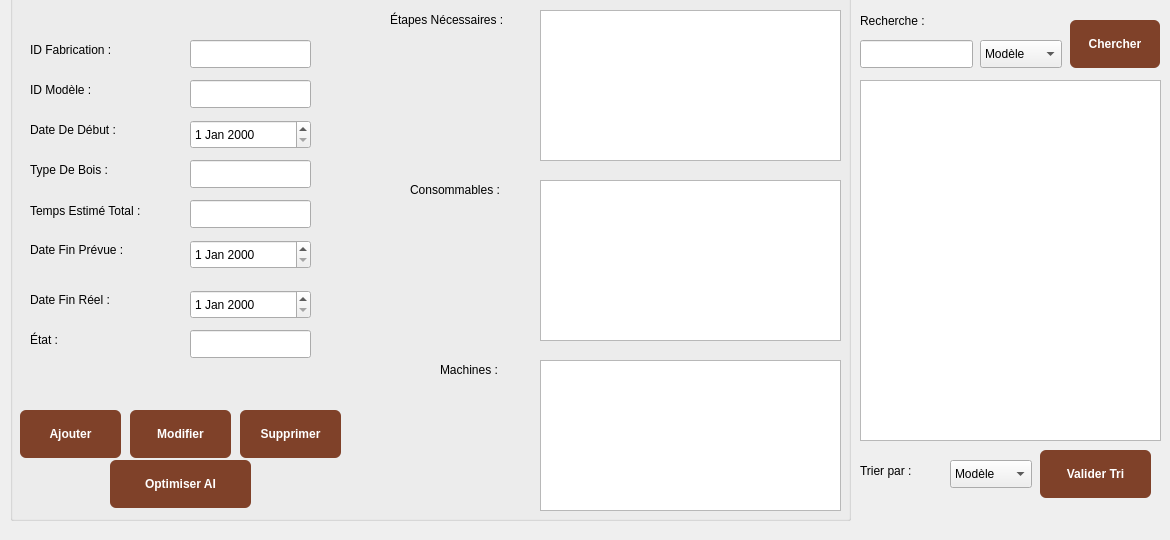
      <widget class="QWidget" name="tab_gestion_2">
       <attribute name="title">
        <string>Gestion De La Fabrication</string>
       </attribute>
       <widget class="QGroupBox" name="groupBox_2">
        <property name="geometry">
         <rect>
          <x>10</x>
          <y>-10</y>
          <width>841</width>
          <height>531</height>
         </rect>
        </property>
        <property name="title">
         <string/>
        </property>
        <widget class="QLabel" name="id_fabrication_2">
         <property name="geometry">
          <rect>
           <x>20</x>
           <y>50</y>
           <width>111</width>
           <height>20</height>
          </rect>
         </property>
         <property name="text">
          <string>ID Fabrication :</string>
         </property>
        </widget>
        <widget class="QLabel" name="modele_2">
         <property name="geometry">
          <rect>
           <x>20</x>
           <y>90</y>
           <width>81</width>
           <height>20</height>
          </rect>
         </property>
         <property name="text">
          <string>ID Modèle :</string>
         </property>
        </widget>
        <widget class="QLabel" name="label_13">
         <property name="geometry">
          <rect>
           <x>20</x>
           <y>130</y>
           <width>121</width>
           <height>20</height>
          </rect>
         </property>
         <property name="text">
          <string>Date De Début :</string>
         </property>
        </widget>
        <widget class="QLabel" name="type_bois_2">
         <property name="geometry">
          <rect>
           <x>20</x>
           <y>170</y>
           <width>111</width>
           <height>20</height>
          </rect>
         </property>
         <property name="text">
          <string>Type De Bois :</string>
         </property>
        </widget>
        <widget class="QLabel" name="label_14">
         <property name="geometry">
          <rect>
           <x>20</x>
           <y>210</y>
           <width>151</width>
           <height>21</height>
          </rect>
         </property>
         <property name="text">
          <string>Temps Estimé Total :</string>
         </property>
        </widget>
        <widget class="QLabel" name="date_fin_prev_2">
         <property name="geometry">
          <rect>
           <x>20</x>
           <y>250</y>
           <width>121</width>
           <height>20</height>
          </rect>
         </property>
         <property name="text">
          <string>Date Fin Prévue :</string>
         </property>
        </widget>
        <widget class="QLabel" name="date_fin_reel_2">
         <property name="geometry">
          <rect>
           <x>20</x>
           <y>300</y>
           <width>121</width>
           <height>20</height>
          </rect>
         </property>
         <property name="text">
          <string>Date Fin Réel :</string>
         </property>
        </widget>
        <widget class="QLabel" name="etat_2">
         <property name="geometry">
          <rect>
           <x>20</x>
           <y>340</y>
           <width>91</width>
           <height>20</height>
          </rect>
         </property>
         <property name="text">
          <string>État :</string>
         </property>
        </widget>
        <widget class="QPushButton" name="btn_ajouter_2">
         <property name="geometry">
          <rect>
           <x>10</x>
           <y>420</y>
           <width>101</width>
           <height>48</height>
          </rect>
         </property>
         <property name="styleSheet">
          <string notr="true">background-color: #7F4129; color: #FFFFFF; font-weight: bold; border-radius: 6px;</string>
         </property>
         <property name="text">
          <string>Ajouter</string>
         </property>
        </widget>
        <widget class="QLineEdit" name="id_fab">
         <property name="geometry">
          <rect>
           <x>180</x>
           <y>50</y>
           <width>121</width>
           <height>28</height>
          </rect>
         </property>
        </widget>
        <widget class="QLineEdit" name="id_model">
         <property name="geometry">
          <rect>
           <x>180</x>
           <y>90</y>
           <width>121</width>
           <height>28</height>
          </rect>
         </property>
        </widget>
        <widget class="QLineEdit" name="etat">
         <property name="geometry">
          <rect>
           <x>180</x>
           <y>340</y>
           <width>121</width>
           <height>28</height>
          </rect>
         </property>
        </widget>
        <widget class="QDateEdit" name="date_deb">
         <property name="geometry">
          <rect>
           <x>180</x>
           <y>130</y>
           <width>121</width>
           <height>29</height>
          </rect>
         </property>
        </widget>
        <widget class="QPushButton" name="btn_modifier_3">
         <property name="geometry">
          <rect>
           <x>120</x>
           <y>420</y>
           <width>101</width>
           <height>48</height>
          </rect>
         </property>
         <property name="styleSheet">
          <string notr="true">background-color: #7F4129; color: #FFFFFF; font-weight: bold; border-radius: 6px;</string>
         </property>
         <property name="text">
          <string>Modifier</string>
         </property>
        </widget>
        <widget class="QPushButton" name="btn_supprimer_3">
         <property name="geometry">
          <rect>
           <x>230</x>
           <y>420</y>
           <width>101</width>
           <height>48</height>
          </rect>
         </property>
         <property name="styleSheet">
          <string notr="true">background-color: #7F4129; color: #FFFFFF; font-weight: bold; border-radius: 6px;</string>
         </property>
         <property name="text">
          <string>Supprimer</string>
         </property>
        </widget>
        <widget class="QLineEdit" name="type_bois">
         <property name="geometry">
          <rect>
           <x>180</x>
           <y>170</y>
           <width>121</width>
           <height>28</height>
          </rect>
         </property>
        </widget>
        <widget class="QLineEdit" name="tmpEst">
         <property name="geometry">
          <rect>
           <x>180</x>
           <y>210</y>
           <width>121</width>
           <height>28</height>
          </rect>
         </property>
        </widget>
        <widget class="QPushButton" name="btn_ai_2">
         <property name="geometry">
          <rect>
           <x>100</x>
           <y>470</y>
           <width>141</width>
           <height>48</height>
          </rect>
         </property>
         <property name="styleSheet">
          <string notr="true">background-color: #7F4129; color: #FFFFFF; font-weight: bold; border-radius: 6px;</string>
         </property>
         <property name="text">
          <string>Optimiser AI</string>
         </property>
        </widget>
        <widget class="QDateEdit" name="date_fin">
         <property name="geometry">
          <rect>
           <x>180</x>
           <y>250</y>
           <width>121</width>
           <height>29</height>
          </rect>
         </property>
        </widget>
        <widget class="QDateEdit" name="date_fin_reel">
         <property name="geometry">
          <rect>
           <x>180</x>
           <y>300</y>
           <width>121</width>
           <height>29</height>
          </rect>
         </property>
        </widget>
       </widget>
       <widget class="QLabel" name="recherche_2">
        <property name="geometry">
         <rect>
          <x>860</x>
          <y>10</y>
          <width>111</width>
          <height>21</height>
         </rect>
        </property>
        <property name="text">
         <string>Recherche :</string>
        </property>
       </widget>
       <widget class="QLineEdit" name="rech_3">
        <property name="geometry">
         <rect>
          <x>860</x>
          <y>40</y>
          <width>113</width>
          <height>28</height>
         </rect>
        </property>
       </widget>
       <widget class="QComboBox" name="list_rech_2">
        <property name="geometry">
         <rect>
          <x>980</x>
          <y>40</y>
          <width>82</width>
          <height>28</height>
         </rect>
        </property>
        <item>
         <property name="text">
          <string>Modèle</string>
         </property>
        </item>
        <item>
         <property name="text">
          <string>ID Fabrication</string>
         </property>
        </item>
        <item>
         <property name="text">
          <string>Date Début</string>
         </property>
        </item>
       </widget>
       <widget class="QPushButton" name="btn_rechercher_2">
        <property name="geometry">
         <rect>
          <x>1070</x>
          <y>20</y>
          <width>90</width>
          <height>48</height>
         </rect>
        </property>
        <property name="styleSheet">
         <string notr="true">background-color: #7F4129; color: #FFFFFF; font-weight: bold; border-radius: 6px;</string>
        </property>
        <property name="text">
         <string>Chercher</string>
        </property>
       </widget>
       <widget class="QTableView" name="tab_rech_4">
        <property name="geometry">
         <rect>
          <x>860</x>
          <y>80</y>
          <width>301</width>
          <height>361</height>
         </rect>
        </property>
       </widget>
       <widget class="QLabel" name="trie_2">
        <property name="geometry">
         <rect>
          <x>860</x>
          <y>460</y>
          <width>71</width>
          <height>21</height>
         </rect>
        </property>
        <property name="text">
         <string>Trier par :</string>
        </property>
       </widget>
       <widget class="QComboBox" name="liste_trie_2">
        <property name="geometry">
         <rect>
          <x>950</x>
          <y>460</y>
          <width>82</width>
          <height>28</height>
         </rect>
        </property>
        <item>
         <property name="text">
          <string>Modèle</string>
         </property>
        </item>
        <item>
         <property name="text">
          <string>ID Fabrication</string>
         </property>
        </item>
        <item>
         <property name="text">
          <string>Date Début</string>
         </property>
        </item>
       </widget>
       <widget class="QPushButton" name="btn_trier_2">
        <property name="geometry">
         <rect>
          <x>1040</x>
          <y>450</y>
          <width>111</width>
          <height>48</height>
         </rect>
        </property>
        <property name="styleSheet">
         <string notr="true">background-color: #7F4129; color: #FFFFFF; font-weight: bold; border-radius: 6px;</string>
        </property>
        <property name="text">
         <string>Valider Tri</string>
        </property>
       </widget>
       <widget class="QTableView" name="aff_etape_ness_2">
        <property name="geometry">
         <rect>
          <x>540</x>
          <y>10</y>
          <width>301</width>
          <height>151</height>
         </rect>
        </property>
       </widget>
       <widget class="QTableView" name="aff_machine_2">
        <property name="geometry">
         <rect>
          <x>540</x>
          <y>360</y>
          <width>301</width>
          <height>151</height>
         </rect>
        </property>
       </widget>
       <widget class="QTableView" name="aff_consommable_2">
        <property name="geometry">
         <rect>
          <x>540</x>
          <y>180</y>
          <width>301</width>
          <height>161</height>
         </rect>
        </property>
       </widget>
       <widget class="QLabel" name="etape_ness_2">
        <property name="geometry">
         <rect>
          <x>390</x>
          <y>10</y>
          <width>141</width>
          <height>20</height>
         </rect>
        </property>
        <property name="text">
         <string>Étapes Nécessaires :</string>
        </property>
       </widget>
       <widget class="QLabel" name="consommable_2">
        <property name="geometry">
         <rect>
          <x>410</x>
          <y>180</y>
          <width>121</width>
          <height>20</height>
         </rect>
        </property>
        <property name="text">
         <string>Consommables :</string>
        </property>
       </widget>
       <widget class="QLabel" name="machine_2">
        <property name="geometry">
         <rect>
          <x>440</x>
          <y>360</y>
          <width>81</width>
          <height>20</height>
         </rect>
        </property>
        <property name="text">
         <string>Machines :</string>
        </property>
       </widget>
      </widget>
